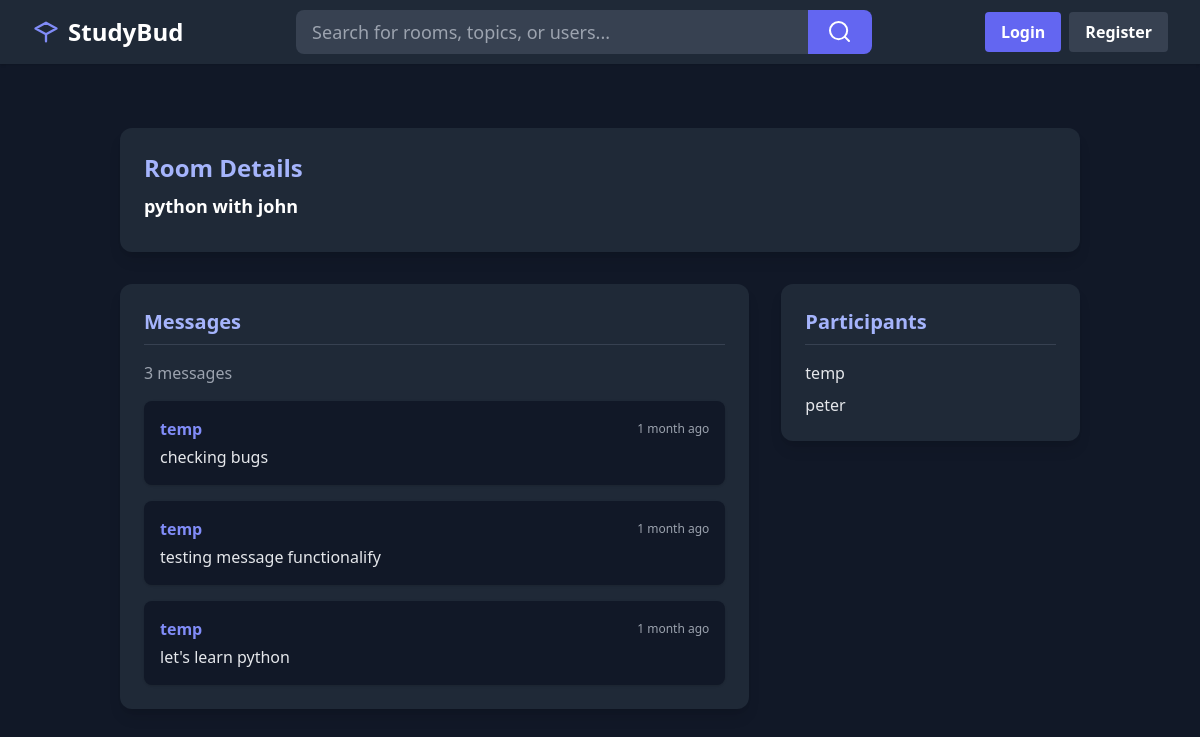
/room/8/, run on the app's committed database.
### base/models.py (models this page shows, shortened)
class Room(models.Model):
    host = models.ForeignKey(User, on_delete=models.SET_NULL, null=True)
    topic = models.ForeignKey(Topic, on_delete=models.SET_NULL, null=True)
    name = models.CharField(max_length=200)
    description = models.TextField(null=True, blank=True)
    participants = models.ManyToManyField(User, related_name='participants', blank=True)
    updated = models.DateTimeField(auto_now=True)
    created = models.DateTimeField(auto_now_add=True)
    class Meta():
        ordering = ['-updated', '-created']

class Message(models.Model):
    user = models.ForeignKey(User, on_delete=models.CASCADE)
    room = models.ForeignKey(Room, on_delete=models.CASCADE)
    body = models.TextField()
    updated = models.DateTimeField(auto_now=True)
    created = models.DateTimeField(auto_now_add=True)

### base/views.py (the view, shortened to what this page needs)
# urls.py: path('room/<str:pk>/', views.room, name='room'),
def room(request, pk):
    room = Room.objects.get(id=pk)
    msgs = room.message_set.all().order_by('-created')
    participants = room.participants.all()
    context = {'room': room, 'msgs': msgs, 'participants': participants}
    return render(request, 'base/room.html', context)

### base/templates/base/room.html (shortened to what this page needs)
{% extends "main.html" %} {% block content %}
<div class="max-w-6xl mx-auto px-4 py-8">
  <div class="bg-gray-800 rounded-xl shadow-lg p-6 mb-8">
    <h2 class="text-2xl font-bold text-indigo-300 mb-2">Room Details</h2>
    <p class="text-lg text-white font-semibold mb-1">{{ room.name }}</p>
  </div>
  <div class="grid grid-cols-1 md:grid-cols-3 gap-8">
    <div class="md:col-span-2">
      <div
      class="bg-gray-800 rounded-xl shadow-lg p-6 mb-6">
        <h2 class="text-xl font-bold text-indigo-300 mb-2">Messages</h2>
        <div class="border-b border-gray-700 mb-4"></div>
        {% if msgs %}
          <span class="text-gray-400 mb-4 block">{{ msgs.count }} messages</span>
          <div class="space-y-4">
            {% for message in msgs %}
            <div class="bg-gray-900 rounded-lg p-4 shadow flex flex-col">
              <div class="flex items-center justify-between mb-1">
                <span class="text-indigo-400 font-semibold">{{ message.user.username }}</span>
                <span class="text-xs text-gray-400">{{ message.created|timesince }} ago</span>
              </div>
              <p class="text-gray-200">{{ message.body }}</p>
            </div>
            {% endfor %}
          </div>
        {% else %}
          <p class="text-gray-400">No messages in this room yet.</p>
        {% endif %}
      </div>
    </div>
    <div>
      <div class="bg-gray-800 rounded-xl shadow-lg p-6">
        <h2 class="text-xl font-bold text-indigo-300 mb-2">Participants</h2>
        <div class="border-b border-gray-700 mb-4"></div>
        {% if participants %}
        <ul class="space-y-2">
          {% for user in participants %}
          <li class="text-gray-200">{{ user.username }}</li>
          {% endfor %}
        </ul>
        {% else %}
        <p class="text-gray-400">No participants in this room yet.</p>
        {% endif %}
      </div>
    </div>
  </div>
</div>
{% endblock %}

### data on the page
Room: name "python with john"
Message: user.username "temp", created "1 month", body "checking bugs"
Message: user.username "temp", created "1 month", body "testing message functionalify"
Message: user.username "temp", created "1 month", body "let's learn python"

### other printed values
{{ msgs.count }} "3"
{{ user.username }} "temp"
{{ user.username }} "peter"
